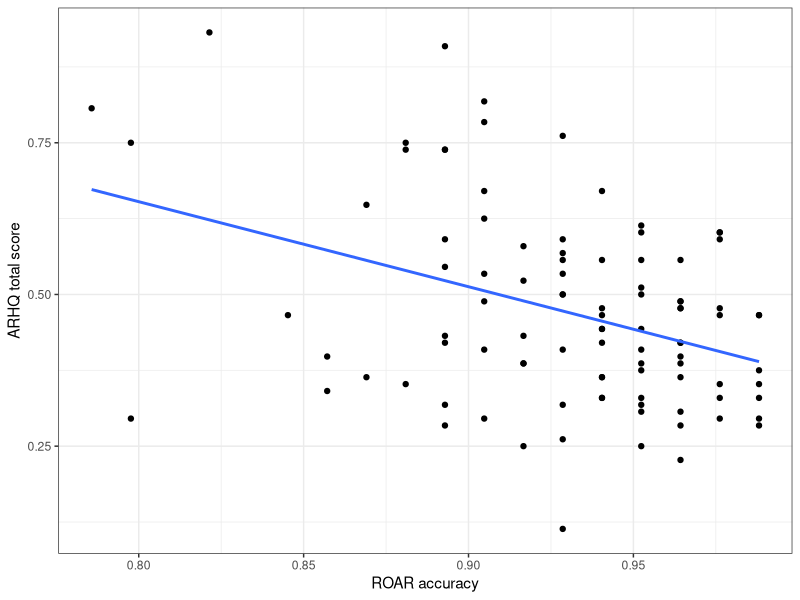
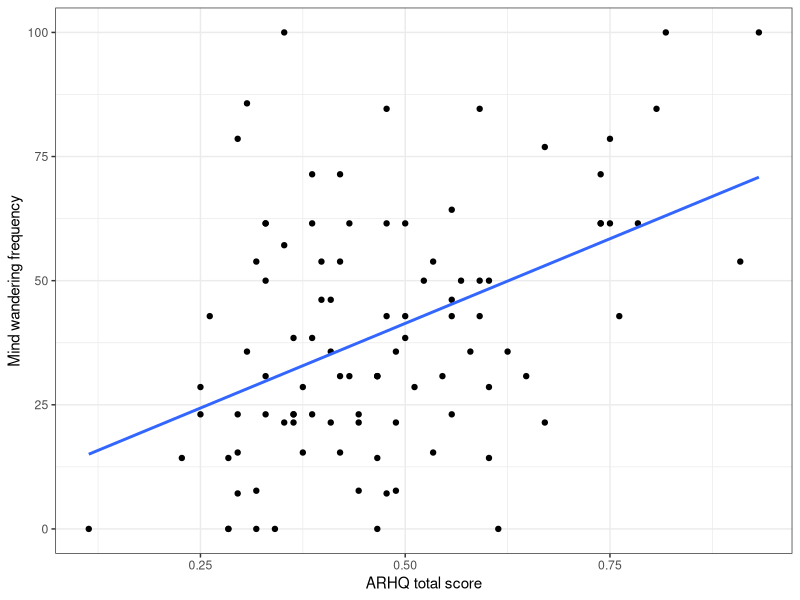
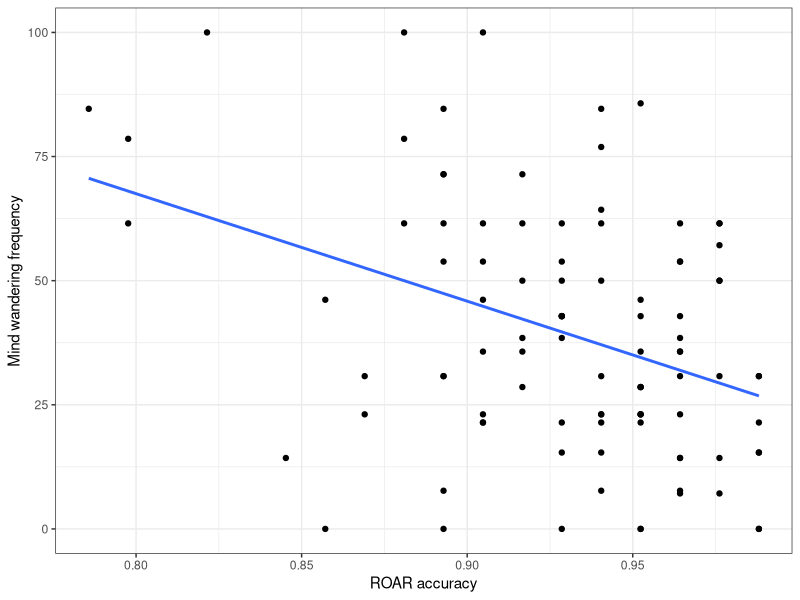

R code for these plots, in order: (Note: this script raises an error after producing the figures.)

library(broom)
library(tidyverse)

#read in data 
diss_raw <- read_csv("katalina_dat_new.csv")
head(diss_raw)

#exluxion from roar 
diss_data <- diss_raw %>%
  filter(roar_exclude_rt == 0) %>%    # exclude people who performed unreliably on the ROAR
  filter(control == 1 | dyslexia == 1) 

diss_box_dyselxia <- diss_data %>%
  filter(dyslexia == 1)

diss_box_control <-diss_data %>%
  filter(control == 1)

#Descriptive statistics 
catagories <- c(diss_data$gender)
catagories_counts <- table(catagories)
print(catagories_counts)

catdig <- c(diss_data$group2)
catdig_count <-table(catdig)
print(catdig_count)

catlang <- c(diss_data$bilingual)
catlang_count <-table(catlang)
print(catlang_count)

range(diss_data$age)
mean(diss_data$age)
sd(diss_data$age)
summary(diss_data$age)

##Whole sample 
summary(diss_data$dyslexia)
summary(diss_data$roar_acc)
summary(diss_data$bilingual_text)
summary(diss_data$group2)
summary(diss_data$arhq)
summary(diss_data$mw_freq)
summary(diss_data$rc_acc)
summary(diss_box_dyselxia$roar_acc)


sd_roar <- sd(diss_data$roar_acc)
print(sd_roar)
sd_arhq <- sd(diss_data$arhq)
print(sd_arhq)
sd_mw <- sd(diss_data$mw_freq)
print(sd_mw)
sd_rc <- sd(diss_data$rc_acc)
print(sd_rc)


##Dyslexia_diagnosis group
mean(diss_box_dyselxia$rc_acc)
mean(diss_box_dyselxia$arhq)
mean(diss_box_dyselxia$mw_freq)
mean(diss_box_dyselxia$roar_acc)

sd(diss_box_dyselxia$rc_acc)
sd(diss_box_dyselxia$arhq)
sd(diss_box_dyselxia$mw_freq)
sd(diss_box_dyselxia$roar_acc)

#Control_diagnosiis
mean(diss_box_control$rc_acc)
mean(diss_box_control$arhq)
mean(diss_box_control$mw_freq)
mean(diss_box_control$roar_acc)

sd(diss_box_control$rc_acc)
sd(diss_box_control$arhq)
sd(diss_box_control$mw_freq)
sd(diss_box_control$roar_acc)



#Correlations 

##Correlation between ARHQ and ROAR
cor_results <- cor.test(diss_data$roar_acc,
                        diss_data$arhq,
                        method = "pearson",
                        alternative = "two.sided") %>%
  tidy()

cor_results

##Correlation between mind wandering and reading comprehension
cor_mw_rc <- cor.test(diss_data$mw_freq,
                      diss_data$rc_acc,
                      method = "pearson",
                      alternative = "two.sided") %>%
  tidy()

cor_mw_rc


#Multiple Regression 


d_z <- diss_data %>% 
  mutate(arhq_z = (arhq - mean(arhq)) / sd(arhq),
         roar_acc_z = (roar_acc - mean(roar_acc)) / sd(roar_acc),
         mw_z = (mw_freq - mean(mw_freq)) / sd(mw_freq),
         rc_acc_z = (rc_acc - mean(rc_acc)) / sd(rc_acc), 
         arhq_total_z = (arhq_total - mean(arhq_total)) / sd(arhq_total)
  )


##Model A MW as a function of reading ability (ROAR) + history of reading (ARHQ)       
         
mA_z <- lm(mw_freq ~ roar_acc_z + arhq_z, d_z)
summary(mA_z)

mA_total_z <- lm(mw_freq ~ roar_acc_z + arhq_total_z, d_z)
summary(mA_total_z)


##Model B RC as a function of word reading ability (ROAR) and reading history (ARHQ) and MW

mB_z <- lm(rc_acc ~ roar_acc_z + arhq_z + mw_z, d_z)
summary(mB_z)

mB_total_z <- lm(rc_acc ~ roar_acc_z + arhq_total_z + mw_z, d_z)
summary(mB_total_z)


##Model C
mC_z <- lm(rc_acc ~ roar_acc_z + group2 + mw_z, d_z)
summary(mC_z)




#Visualizing Data 


ggplot(diss_data, aes(x = roar_acc, y = arhq)) + 
  geom_point() + 
  geom_smooth(method = "lm", se = FALSE) +
  theme_bw() + 
  labs(x = "ROAR accuracy", y = "ARHQ total score",)


##model 1 MR: MW ~ ARHQ + ROAR

plot_mw_arhq <- ggplot(diss_data, aes(x = arhq, y = mw_freq)) + 
  geom_point() + 
  geom_smooth(method = "lm", se = FALSE) +
  theme_bw() + 
  labs(x = "ARHQ total score", y = "Mind wandering frequency")

(plot_mw_arhq)

plot_mw_roar <- ggplot(diss_data, aes(x = roar_acc, y = mw_freq)) + 
  geom_point() + 
  geom_smooth(method = "lm", se = FALSE) +
  theme_bw() + 
  labs(x = "ROAR accuracy", y = "Mind wandering frequency")

(plot_mw_roar)


(plot_mw_arhq + plot_mw_roar)


##Model 2 RC ~ ARHQ + ROAR + + MW

plot_RC_ARHQ <- ggplot(diss_data, aes(x = arhq, y = rc_acc)) + 
  geom_point() + 
  geom_smooth(method = "lm", se = FALSE) +
  theme_bw() + 
  labs(x = "ARHQ total score", y = "Reading comprehension accuracy")

(plot_RC_ARHQ)

plot_RC_ARHQ_total <- ggplot(diss_data, aes(x = arhq_total, y = rc_acc)) + 
  geom_point() + 
  geom_smooth(method = "lm", se = FALSE) +
  theme_bw() + 
  labs(x = "ARHQ total score", y = "Reading comprehension accuracy")

(plot_RC_ARHQ_total)




plot_RC_roar <- ggplot(diss_data, aes(x = roar_acc, y = rc_acc)) + 
  geom_point() + 
  geom_smooth(method = "lm", se = FALSE) +
  theme_bw() + 
  labs(x = "ROAR accuracy", y = "Reading comprehension accuracy")

(plot_RC_roar)


plot_RC_MW <- ggplot(diss_data, aes(x = mw_freq, y = rc_acc)) + 
  geom_point() + 
  geom_smooth(method = "lm", se = FALSE) +
  theme_bw() + 
  labs(x = "Mind wandering frequency", y = "Reading comprehension score")

(plot_RC_MW)



##Model 3 RC ~ Group 2 + ROAR + MW

plot_RC_Gro <- ggplot(diss_data, aes(x = group2, y = rc_acc)) + 
  geom_point() + 
  geom_smooth(method = "lm", se = FALSE) +
  theme_bw() + 
  labs(x = "Mind wandering frequency ", y = "Reading comprehsion score")


(plot_RC_Gro)

plt.figure(figsize)
sns.scatterplot


boxplot(values ~ group, data = data)



ggplot(diss_box_control, aes(x= control, y=rc_acc)) +
  geom_boxplot() +
  labs(y = "Reading comprehension")

ggplot(diss_box_dyselxia, aes(x= dyslexia, y=rc_acc)) + 
  geom_boxplot() +
  labs(y = "Reading comprehension")







